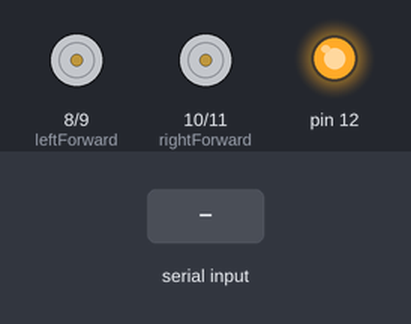
The sketch below on a simulated Arduino Uno, built with avr-gcc and run on an emulated ATmega328P. Shown: motor-driver pin pairs drawn as motors (green arrow = first pin HIGH = forward, orange = second pin HIGH = backward, longer = more drive), output pins drawn as LEDs (lit = HIGH). The test bench sets the inputs (shaded band).

Above: at 1.2 s.
1.3 s: "a" received over Serial
At 2.2 s:
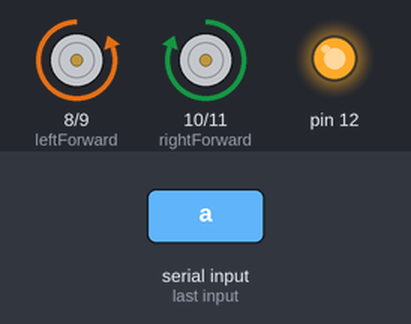
2.8 s: "l" received over Serial
At 4.5 s:
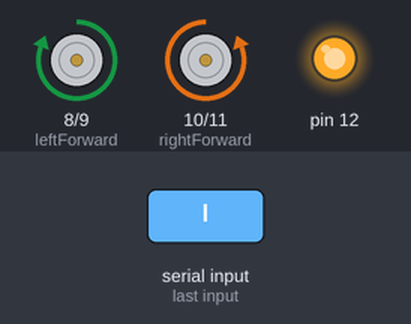
4.8 s: "r" received over Serial
At 5.2 s:
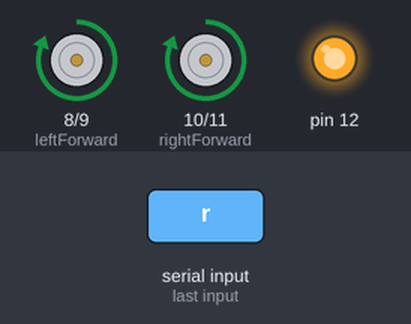
6.8 s: "s" received over Serial
At 7.6 s:
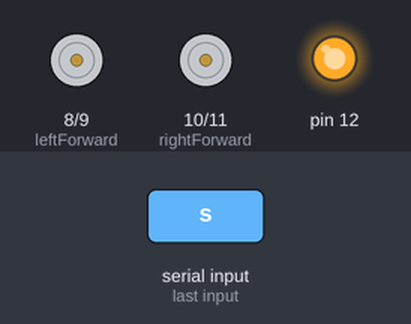
8.3 s: "f" received over Serial
At 8.8 s:
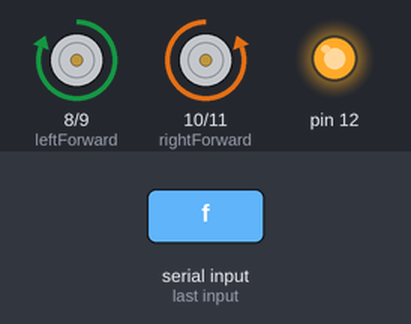
Timing chart, 0 to 10.8 s (numbered marks = the images above; inputs shaded):
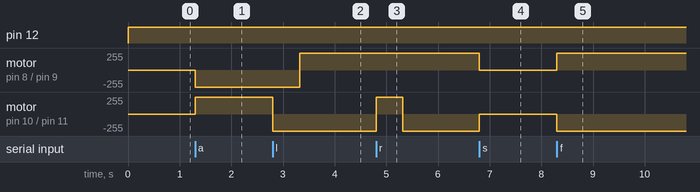

The sketch:

hc-05.ino
```cpp
// Arduino code to control the wheelchair
//#include <SoftwareSerial.h>
//SoftwareSerial Bluetooth(3,2);  // RX | TX

const int leftForward = 8;
const int leftBackward = 9;
const int rightForward = 10;
const int rightBackward = 11;


void setup() {
  pinMode(leftForward , OUTPUT);
  pinMode(leftBackward , OUTPUT);
  pinMode(rightForward , OUTPUT);
  pinMode(rightBackward , OUTPUT);
  pinMode(12, OUTPUT);
  Serial.begin(9600);
  //Bluetooth.begin(9600);

}

void loop() {
  // put your main code here, to run repeatedly:
  digitalWrite(12, HIGH);
  while (Serial.available())
  {

    char ch = Serial.read();

    if (ch == 'a')  //back
    {
      //Serial.println("hello world");
      digitalWrite(leftForward, LOW); //turn left
      digitalWrite(leftBackward, HIGH);
      digitalWrite(rightForward, HIGH);
      digitalWrite(rightBackward, LOW);

    }
    else if (ch == 'l') //left
    {
      digitalWrite(leftForward, LOW);
      digitalWrite(leftBackward, HIGH);
      digitalWrite(rightForward, LOW);
      digitalWrite(rightBackward, HIGH);

      delay(520);

      digitalWrite(leftForward, HIGH);
      digitalWrite(leftBackward, LOW);
      digitalWrite(rightForward, LOW);
      digitalWrite(rightBackward, HIGH);

    }
    else if (ch == 'r') //right
    {
      digitalWrite(leftForward, HIGH);
      digitalWrite(leftBackward, LOW);
      digitalWrite(rightForward, HIGH);
      digitalWrite(rightBackward, LOW);

      delay(520);

      digitalWrite(leftForward, HIGH);
      digitalWrite(leftBackward, LOW);
      digitalWrite(rightForward, LOW);
      digitalWrite(rightBackward, HIGH);
    }
    else if (ch == 'f') //front
    {
      digitalWrite(leftForward, HIGH);
      digitalWrite(leftBackward, LOW);
      digitalWrite(rightForward, LOW);
      digitalWrite(rightBackward, HIGH);
    }
    else if (ch == 's' || ch == 'S')
    {
      digitalWrite(leftForward, LOW);
      digitalWrite(leftBackward, LOW);
      digitalWrite(rightForward, LOW);
      digitalWrite(rightBackward, LOW);
    }
  }
}
```

Measured:
- after the input at 1.3 s, motor on pin 8 (leftForward) / pin 9 (leftBackward): stopped → backward 255/255 at once; motor on pin 10 (rightForward) / pin 11 (rightBackward): stopped → forward 255/255 at once
- after the input at 2.8 s, motor on pin 8 (leftForward) / pin 9 (leftBackward): backward 255/255 → forward 255/255 after 0.52 s; motor on pin 10 (rightForward) / pin 11 (rightBackward): forward 255/255 → backward 255/255 at once
- after the input at 4.8 s, motor on pin 10 (rightForward) / pin 11 (rightBackward): backward 255/255 → forward 255/255 at once, → backward 255/255 0.52 s later
- after the input at 6.8 s, motor on pin 8 (leftForward) / pin 9 (leftBackward): forward 255/255 → stopped at once; motor on pin 10 (rightForward) / pin 11 (rightBackward): backward 255/255 → stopped at once
- after the input at 8.3 s, motor on pin 8 (leftForward) / pin 9 (leftBackward): stopped → forward 255/255 at once; motor on pin 10 (rightForward) / pin 11 (rightBackward): stopped → backward 255/255 at once
